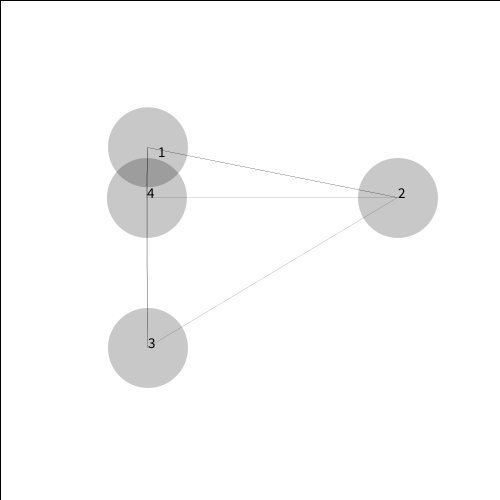
Frame 1 (no input)
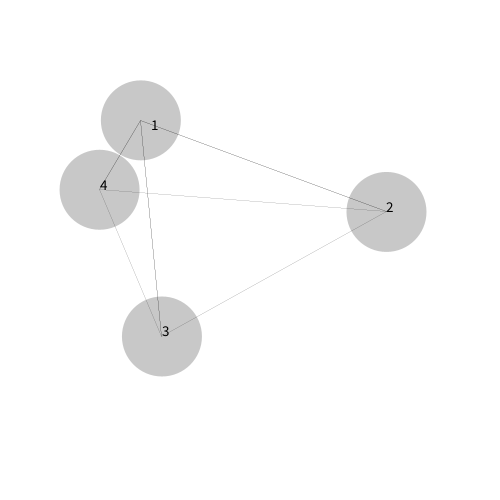
Frame 60 (the mouse pressed at the canvas centre just before this capture)
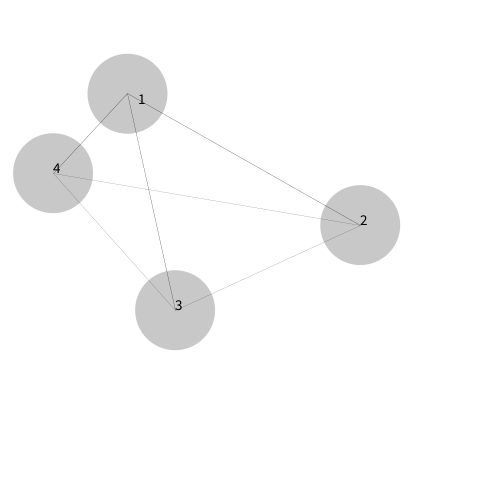
Frame 120 (the mouse held since frame 60 and released just before this capture)

The Processing sketch that drew these frames (run headless with seeded random() and noise(); from frame 60 on, the mouse is pressed at the canvas centre):

// Processing sketch: processing_142333
// ── processing_142333.pde

void setup() {
  size(500, 500);
  smooth();
}

float a_radius = 100;
float a_angle = 0;
float a_x = cos(a_angle*PI/180)*a_radius;
float a_y = sin(a_angle*PI/180)*a_radius;


float t = 1.;
float x = 0;
float y = 0;
float tx = 10.;
float x2 = 10;
float y2 = 10;
float x3 = 40;
float y3 = 40;
float z = 0;

  
  void draw() {
        
    a_angle = a_angle + 2;
float a_x = cos(a_angle*PI/1800)*a_radius;
float a_y = sin(a_angle*PI/1800)*a_radius;

float x = map(noise(t), 0., 1., 0, width);
float y = map(noise(tx), 0., 1., 0, height);
float x2 = map(noise(t), 0., 1., 0, width);
float y2 = map(noise(tx), 0., 1., 0, height);
float x3 = map(noise(t), 0., 1., 0, height);
float y3 = map(noise(tx), 0., 1., 0, height);



   fill(255);
  rect(0,0,500, 500);

   fill(0,0,0,255);
    //noStroke();

strokeWeight(0.1);
stroke(0);
fill(255, 255, 255, 10);
 triangle(x-a_x, y-a_y, x+50+a_x, y+50+a_y, y+a_y, x+a_x);
 fill(255, 255, 255, 10);
 triangle(x-a_x, y-a_y, x+50+a_x, y+50+a_y, y+a_y*-2, x+a_x/-2);
 fill(255, 255, 255, 10);
 triangle(x-a_x, y-a_y, y+a_y, x+a_x, y+a_y*-2, x+a_x/-2);

fill(0);
textSize(15);
text("1", x-a_x+10, y-a_y+10); 
text("2", x+50+a_x, y+50+a_y); 
text("3", y+a_y, x+a_x);
text("4", y+a_y*-2, x+a_x/-2);


 noStroke();
  fill(0,0,0,55);
  
float r = 80;

 ellipse(x-a_x, y-a_y, r,r);
ellipse(x+50+a_x, y+50+a_y, r,r);
 ellipse(y+a_y, x+a_x, r,r);
 ellipse(y+a_y*-2, x+a_x/-2, r,r);
 
t += 0.001;
tx += 0.001;
z -= 0.0001; 

  }
